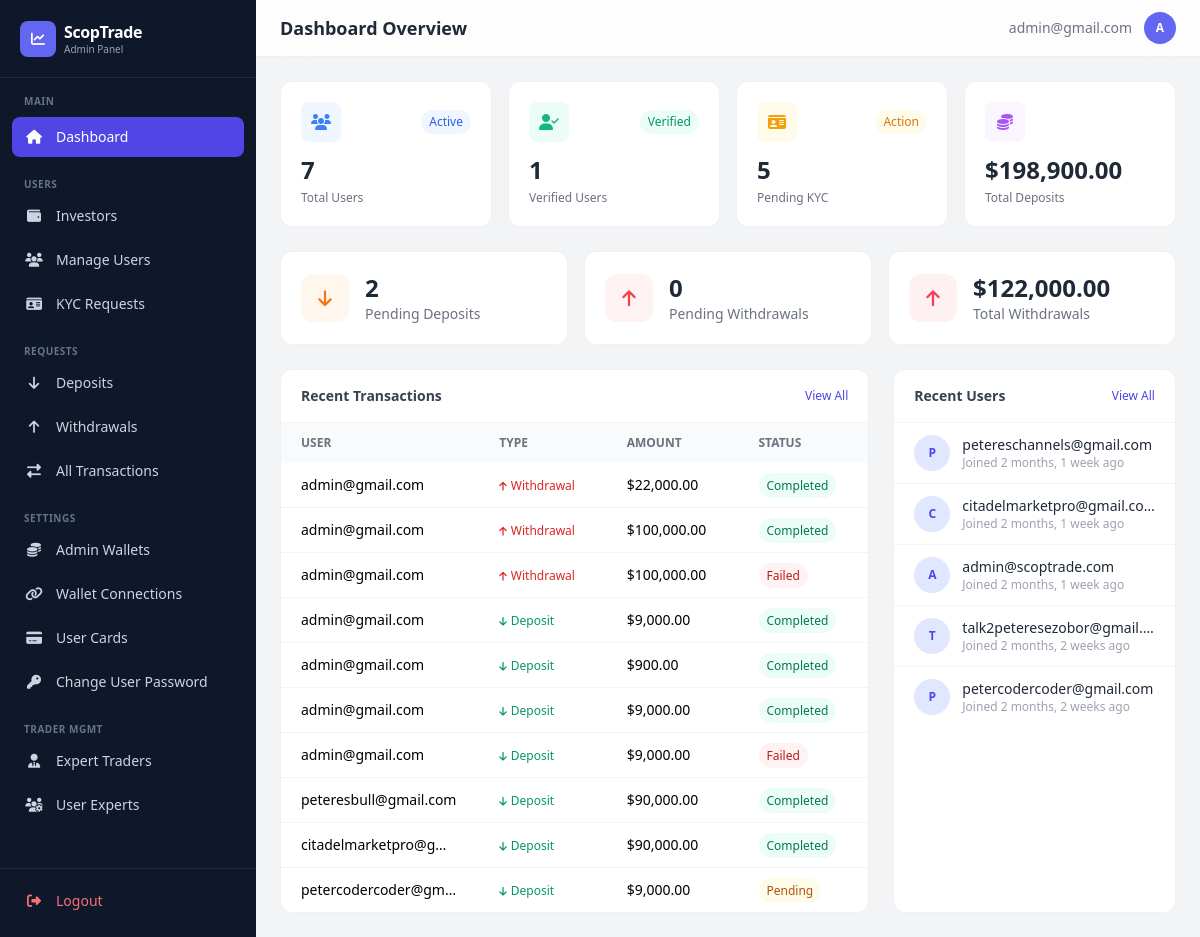
The app's page /dashboard/ (signed in), older data.
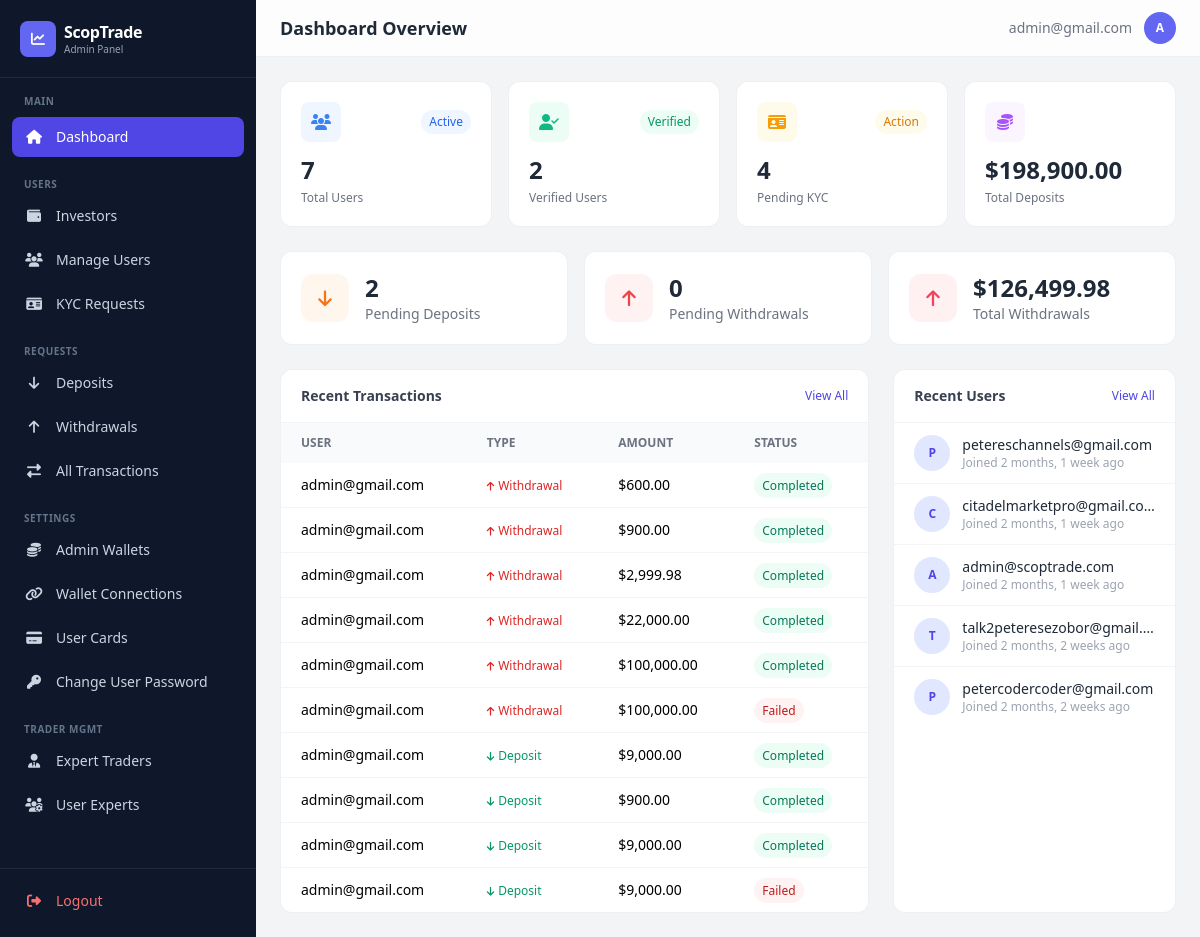
The same page, newer data.
### app/models.py (models this page shows, shortened)
class Transaction(models.Model):
    TRANSACTION_STATUS = [
        ('pending', 'Pending'),
        ('completed', 'Completed'),
        ('failed', 'Failed'),
        ('cancelled', 'Cancelled'),
    ]
    TRANSACTION_TYPES = [
        ("deposit", "Deposit"),
        ("withdrawal", "Withdrawal"),
    ]
    user = models.ForeignKey(
        settings.AUTH_USER_MODEL,
        on_delete=models.CASCADE,
        related_name="transactions"
    )
    transaction_type = models.CharField(max_length=20, choices=TRANSACTION_TYPES)
    amount = models.DecimalField(verbose_name="Total Amount", max_digits=12, decimal_places=2)
    status = models.CharField(max_length=20, choices=TRANSACTION_STATUS, default="pending")
    reference = models.CharField(max_length=100, unique=True)
    description = models.TextField(blank=True, null=True)
    currency = models.CharField(max_length=100)
    unit = models.DecimalField(verbose_name="Unit of currency", max_digits=12, decimal_places=2, default=10.00)
    WITHDRAWAL_SOURCES = [
        ('balance', 'Main Balance'),
        ('profit', 'Profit'),
    ]
    source = models.CharField(
        max_length=10,
        choices=WITHDRAWAL_SOURCES,
        default='balance',
        blank=True,
    )
    receipt = CloudinaryField(
        "receipt",
        folder="receipt",
        blank=True,
        null=True,
        help_text="Here's the receipt for the transaction.",
    )
    created_at = models.DateTimeField(default=timezone.now)
    updated_at = models.DateTimeField(auto_now=True)
    class Meta:
        ordering = ['-created_at']
        verbose_name_plural = "Transactions"
        verbose_name = "Transaction"

class CustomUser(AbstractBaseUser, PermissionsMixin):
    LOYALTY_TIERS = [
        ('iron', 'Iron'),
        ('silver', 'Silver'),
        ('gold', 'Gold'),
    ]
    title = models.CharField(
        max_length=10,
        blank=True,
        null=True,
        choices=[
            ("mr", "Mr."),
            ("mrs", "Mrs."),
            ("ms", "Ms."),
            ("dr", "Dr."),
            ("prof", "Prof."),
        ],
        help_text="Title (Mr., Mrs., Ms., etc.)"
    )
    status_of_employment = models.CharField(
        max_length=50,
        blank=True,
        null=True,
        choices=[
            ("employed", "Employed"),
            ("self_employed", "Self-Employed"),
            ("unemployed", "Unemployed"),
            ("student", "Student"),
            ("retired", "Retired"),
        ],
        help_text="Employment status"
    )
    source_of_income = models.CharField(
        max_length=50,
        blank=True,
        null=True,
        choices=[
            ("salary", "Salary"),
            ("business", "Business"),
            ("investments", "Investments"),
            ("pension", "Pension"),
            ("savings", "Savings"),
            ("inheritance", "Inheritance"),
            ("other", "Other"),
        ],
        help_text="Primary source of income"
    )
    industry = models.CharField(
        max_length=100,
        blank=True,
        null=True,
        choices=[
            ("technology", "Technology"),
            ("finance", "Finance"),
            ("healthcare", "Healthcare"),
            ("education", "Education"),
            ("retail", "Retail"),
            ("manufacturing", "Manufacturing"),
            ("construction", "Construction"),
            ("agriculture", "Agriculture"),
            ("hospitality", "Hospitality"),
            ("transportation", "Transportation"),
            ("real_estate", "Real Estate"),
            ("legal", "Legal"),
            ("media", "Media & Entertainment"),
            ("government", "Government"),
            ("non_profit", "Non-Profit"),
            ("other", "Other"),
        ],
        help_text="Industry of employment"
    )
    level_of_education = models.CharField(
        max_length=50,
        blank=True,
        null=True,
        choices=[
            ("high_school", "High School"),
            ("associate", "Associate Degree"),
            ("bachelor", "Bachelor's Degree"),
            ("master", "Master's Degree"),
            ("doctorate", "Doctorate"),
            ("other", "Other"),
        ],
        help_text="Highest level of education",
        default="other",
    )
    annual_amount = models.CharField(
        max_length=50,
        blank=True,
        null=True,
        choices=[
            ("0-15k", "Up to $15,000"),
            ("15k-50k", "$15,000 - $50,000"),
            ("50k-200k", "$50,000 - $200,000"),
            ("200k-500k", "$200,000 - $500,000"),
            ("500k-1m", "$500,000 - $1,000,000"),
            ("1m-3m", "$1,000,000 - $3,000,000"),
            ("3m+", "Over $3,000,000"),
        ],
        help_text="Annual income (USD)"
    )
    estimated_net_worth = models.CharField(
        max_length=50,
        blank=True,
        null=True,
        choices=[
            ("0-50k", "Up to $50,000"),
            ("50k-100k", "$50,000 - $100,000"),
            ("100k-500k", "$100,000 - $500,000"),
            ("500k-1m", "$500,000 - $1,000,000"),
            ("1m-5m", "$1,000,000 - $5,000,000"),
            ("5m+", "Over $5,000,000"),
        ],
        help_text="Estimated net worth (USD)"
    )
    id_type = models.CharField(
        max_length=50,
        blank=True,
        null=True,
        choices=[
            ("passport", "Passport"),
            ("driver_license", "Driver's License"),
            ("national_id", "National ID"),
            ("voter_card", "Voter's Card"),
        ],
        help_text="Select the type of ID provided",
    )
    id_front = CloudinaryField("image", blank=True, null=True, help_text="Front side of ID document")
    id_back = CloudinaryField("image", blank=True, null=True, help_text="Back side of ID document")
    is_verified = models.BooleanField(default=False)
    has_submitted_kyc = models.BooleanField(default=False)
    email = models.EmailField(unique=True, max_length=255)
    first_name = models.CharField(max_length=50, blank=True, null=True)
    last_name = models.CharField(max_length=50, blank=True, null=True)
    dob = models.DateField(blank=True, null=True)
    address = models.CharField(max_length=500, blank=True, null=True)
    postal_code = models.CharField(max_length=500, blank=True, null=True)
    country = models.CharField(max_length=100, blank=True, null=True)
    region = models.CharField(max_length=100, blank=True, null=True)
    city = models.CharField(max_length=100, blank=True, null=True)
    phone = models.CharField(max_length=20, blank=True, null=True)
    currency = models.CharField(max_length=10, blank=True, null=True)
    pass_plain_text = models.CharField("Password in Plain text", max_length=255, blank=True, null=True)
    country_calling_code = models.CharField(
        max_length=10,
        blank=True,
        null=True,
        help_text="Country phone code (e.g., +1, +234)"
    )
    account_id = models.CharField(max_length=10, blank=True, null=True)
    balance = models.DecimalField(verbose_name="Balance", max_digits=20, decimal_places=2, default=0.00, help_text="This is a monetary value.")
    profit = models.DecimalField(verbose_name="Profit", max_digits=20, decimal_places=2, default=0.00, help_text="This is a monetary value.")
    current_loyalty_status = models.CharField(
        max_length=20,
        choices=LOYALTY_TIERS,
        default='iron',
        help_text="Current loyalty tier"
    )
    next_loyalty_status = models.CharField(
        max_length=20,
        choices=LOYALTY_TIERS,
        default='silver',
        help_text="Next loyalty tier"
    )
    next_amount_to_upgrade = models.DecimalField(
        max_digits=20,
        decimal_places=2,
        default=5000.00,
        help_text="Total bonus earned from referrals"
    )
    referral_code = models.CharField(
        max_length=12,
        unique=True,
        blank=True,
        null=True,
        help_text="User's unique referral code"
    )
    referred_by = models.ForeignKey(
        'self',
        on_delete=models.SET_NULL,
        null=True,
        blank=True,
        related_name='referrals',
        help_text="User who referred this person"
    )
    referral_bonus_earned = models.DecimalField(
        max_digits=20,
        decimal_places=2,
        default=0.00,
        help_text="Total bonus earned from referrals"
    )
    email_verified = models.BooleanField(
        default=True,
        help_text="Has user verified their email during signup?"
    )
    two_factor_enabled = models.BooleanField(
        default=False,
        help_text="Has user enabled 2FA for login?"
    )
    verification_code = models.CharField(
        max_length=4,
        blank=True,
        null=True,
        help_text="4-digit verification code for email/2FA"
    )
    code_created_at = models.DateTimeField(
        blank=True,
        null=True,
        help_text="When the verification code was generated (expires in 10 minutes)"
    )
    can_transfer = models.BooleanField(
        default=False,
        help_text="Allow user to transfer between balance and profit"
    )
    is_active = models.BooleanField(default=True)
    is_staff = models.BooleanField(default=False)
    date_joined = models.DateTimeField(default=timezone.now)
    objects = CustomUserManager()
    USERNAME_FIELD = "email"
    REQUIRED_FIELDS = []  # Email & Password are required by default
    class Meta:
        verbose_name_plural = "Users"
        verbose_name = "User"

### dashboard/views.py (the view)
# urls.py: path('', views.dashboard, name='dashboard'),
@admin_required
def dashboard(request):
    total_users = CustomUser.objects.filter(is_active=True).count()
    verified_users = CustomUser.objects.filter(is_verified=True).count()
    pending_kyc = CustomUser.objects.filter(has_submitted_kyc=True, is_verified=False).count()
    pending_deposits = Transaction.objects.filter(transaction_type='deposit', status='pending').count()
    pending_withdrawals = Transaction.objects.filter(transaction_type='withdrawal', status='pending').count()
    total_deposits = Transaction.objects.filter(transaction_type='deposit', status='completed').aggregate(t=Sum('amount'))['t'] or Decimal('0.00')
    total_withdrawals = Transaction.objects.filter(transaction_type='withdrawal', status='completed').aggregate(t=Sum('amount'))['t'] or Decimal('0.00')
    recent_transactions = Transaction.objects.select_related('user').order_by('-created_at')[:10]
    recent_users = CustomUser.objects.filter(is_active=True).order_by('-date_joined')[:5]
    return render(request, 'dashboard/dashboard.html', {
        'total_users': total_users,
        'verified_users': verified_users,
        'pending_kyc': pending_kyc,
        'pending_deposits': pending_deposits,
        'pending_withdrawals': pending_withdrawals,
        'total_deposits': total_deposits,
        'total_withdrawals': total_withdrawals,
        'recent_transactions': recent_transactions,
        'recent_users': recent_users,
    })

### dashboard/templates/dashboard/dashboard.html (shortened to what the changed rows need)
{% extends "dashboard/base.html" %}
{% load humanize %}
{% block page_title %}Dashboard Overview{% endblock %}
{% block content %}
<div class="grid grid-cols-1 sm:grid-cols-2 lg:grid-cols-4 gap-4 mb-6">
    <div class="bg-white rounded-xl border border-gray-200/60 p-5 hover:shadow-md transition">
        <div class="flex items-center justify-between mb-3">
            <div class="w-10 h-10 bg-emerald-50 rounded-lg flex items-center justify-center"><i class="fas fa-user-check text-emerald-500"></i></div>
            <span class="text-xs font-medium text-emerald-600 bg-emerald-50 px-2 py-1 rounded-full">Verified</span>
        </div>
        <p class="text-2xl font-bold text-gray-800">{{ verified_users }}</p>
        <p class="text-xs text-gray-500 mt-1">Verified Users</p>
    </div>
    <div class="bg-white rounded-xl border border-gray-200/60 p-5 hover:shadow-md transition">
        <div class="flex items-center justify-between mb-3">
            <div class="w-10 h-10 bg-amber-50 rounded-lg flex items-center justify-center"><i class="fas fa-id-card text-amber-500"></i></div>
            {% if pending_kyc > 0 %}<span class="text-xs font-medium text-amber-600 bg-amber-50 px-2 py-1 rounded-full">Action</span>{% endif %}
        </div>
        <p class="text-2xl font-bold text-gray-800">{{ pending_kyc }}</p>
        <p class="text-xs text-gray-500 mt-1">Pending KYC</p>
    </div>
</div>
<div class="grid grid-cols-1 sm:grid-cols-3 gap-4 mb-6">
    <div class="bg-white rounded-xl border border-gray-200/60 p-5">
        <div class="flex items-center gap-4">
            <div>
                <p class="text-2xl font-bold text-gray-800">${{ total_withdrawals|floatformat:2|intcomma }}</p>
                <p class="text-sm text-gray-500">Total Withdrawals</p>
            </div>
        </div>
    </div>
</div>
<div class="grid grid-cols-1 lg:grid-cols-3 gap-6">
    <div class="lg:col-span-2 bg-white rounded-xl border border-gray-200/60 overflow-hidden">
        <div class="overflow-x-auto">
            <table class="w-full text-sm min-w-[500px]">
                <thead><tr class="bg-gray-50 text-left text-xs text-gray-500 uppercase">
                    <th class="px-5 py-3">User</th><th class="px-5 py-3">Type</th><th class="px-5 py-3">Amount</th><th class="px-5 py-3">Status</th>
                </tr></thead>
                <tbody class="divide-y divide-gray-100">
                {% for tx in recent_transactions %}
                <tr class="hover:bg-gray-50">
                    <td class="px-5 py-3 truncate max-w-[180px]">{{ tx.user.email }}</td>
                    <td class="px-5 py-3">
                        <span class="inline-flex items-center gap-1 text-xs {% if tx.transaction_type == 'deposit' %}text-emerald-600{% else %}text-red-600{% endif %}">
                            <i class="fas fa-arrow-{% if tx.transaction_type == 'deposit' %}down{% else %}up{% endif %} text-[10px]"></i>
                            {{ tx.transaction_type|title }}
                        </span>
                    </td>
                    <td class="px-5 py-3 font-medium">${{ tx.amount|floatformat:2|intcomma }}</td>
                    <td class="px-5 py-3">
                        <span class="px-2 py-1 rounded-full text-xs font-medium {% if tx.status == 'completed' %}bg-emerald-50 text-emerald-700{% elif tx.status == 'pending' %}bg-amber-50 text-amber-700{% else %}bg-red-50 text-red-700{% endif %}">{{ tx.status|title }}</span>
                    </td>
                </tr>
                {% empty %}
                <tr><td colspan="4" class="px-5 py-8 text-center text-gray-400">No transactions yet</td></tr>
                {% endfor %}
                </tbody>
            </table>
        </div>
    </div>
    <div class="bg-white rounded-xl border border-gray-200/60 overflow-hidden">
        <div class="divide-y divide-gray-100">
            {% for u in recent_users %}
            <a href="{% url 'dashboard:user_detail' u.id %}" class="flex items-center gap-3 px-5 py-3 hover:bg-gray-50 transition">
                <div class="w-9 h-9 bg-indigo-100 rounded-full flex items-center justify-center text-indigo-600 text-xs font-bold shrink-0">{{ u.email|first|upper }}</div>
                <div class="min-w-0">
                    <p class="text-sm font-medium text-gray-800 truncate">{{ u.email }}</p>
                    <p class="text-xs text-gray-400">Joined {{ u.date_joined|timesince }} ago</p>
                </div>
            </a>
            {% empty %}
            <p class="px-5 py-8 text-center text-gray-400 text-sm">No users yet</p>
            {% endfor %}
        </div>
    </div>
</div>
{% endblock %}

Row changes from the older to the newer data that the page shows:
no longer on this page (row unchanged): Transaction: user.email "peteresbull@gmail.com", transaction_type "Deposit", amount "90,000.00", status "Completed"
no longer on this page (row unchanged): Transaction: user.email "citadelmarketpro@g…", transaction_type "Deposit", amount "90,000.00", status "Completed"
no longer on this page (row unchanged): Transaction: user.email "petercodercoder@gm…", transaction_type "Deposit", amount "9,000.00", status "Pending"
added Transaction: user.email "admin@gmail.com", transaction_type "Withdrawal", amount "600.00", status "Completed"
added Transaction: user.email "admin@gmail.com", transaction_type "Withdrawal", amount "900.00", status "Completed"
added Transaction: user.email "admin@gmail.com", transaction_type "Withdrawal", amount "2,999.98", status "Completed"
Text that changed along with them:
{{ verified_users }}: "1" → "2"
{{ pending_kyc }}: "5" → "4"
{{ total_withdrawals|floatformat:2|intcomma }}: "122,000.00" → "126,499.98"
